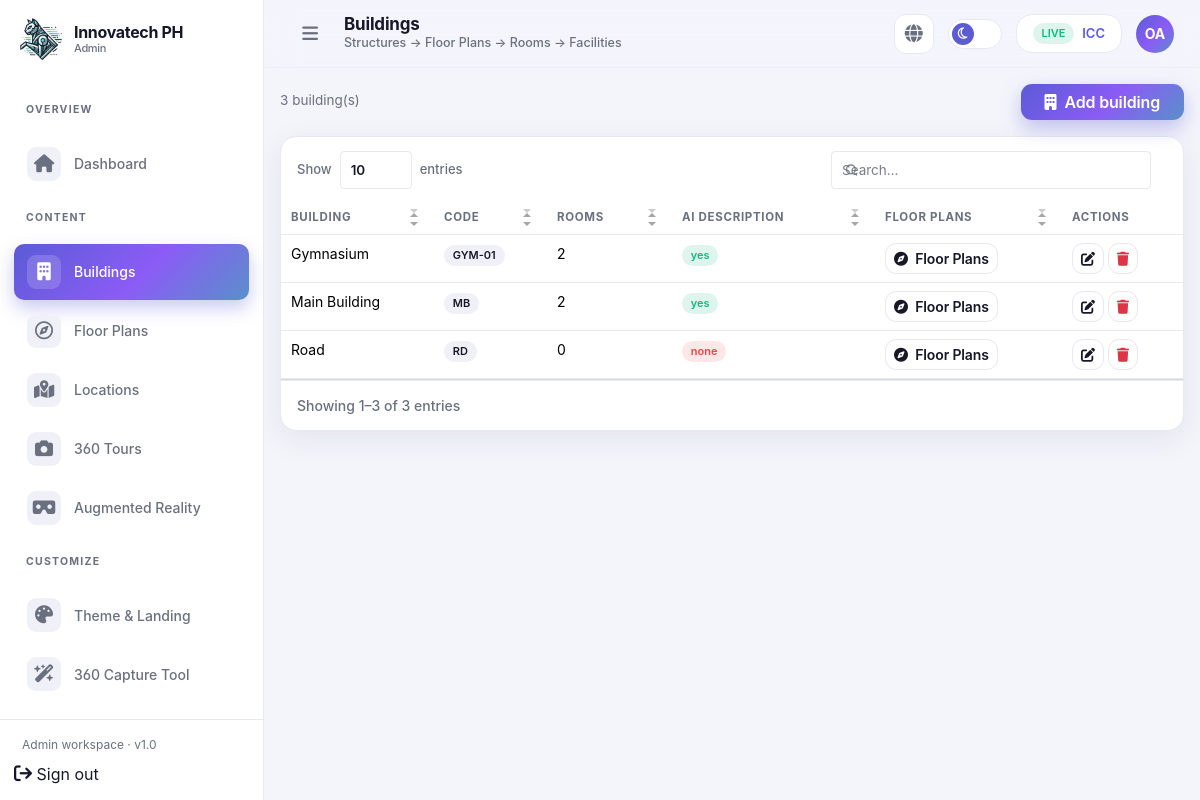
Page /admin/institution/buildings.php (signed in) on the committed database.
### tables this page shows
CREATE TABLE `platform_settings` (
  `id` tinyint UNSIGNED NOT NULL,
  `product_name` varchar(191) NOT NULL DEFAULT 'AI-Assisted AR 360° Virtual Campus Navigation',
  `company_name` varchar(191) NOT NULL DEFAULT 'Innovatech PH',
  `logo_path` varchar(255) DEFAULT NULL,
  `hero_image_path` varchar(255) DEFAULT NULL,
  `landing_html` mediumtext,
  `contact_email` varchar(191) DEFAULT NULL,
  `smtp_host` varchar(191) DEFAULT NULL,
  `smtp_port` smallint UNSIGNED DEFAULT '587',
  `smtp_username` varchar(191) DEFAULT NULL,
  `smtp_password_enc` varchar(255) DEFAULT NULL,
  `smtp_from_name` varchar(128) DEFAULT NULL,
  `smtp_from_email` varchar(191) DEFAULT NULL,
  `institution_folder_root` varchar(255) NOT NULL DEFAULT 'storage/institutions',
  `template_pack_path` varchar(255) NOT NULL DEFAULT 'storage/templates/org_pack',
  `updated_by` int UNSIGNED DEFAULT NULL,
  `updated_at` datetime NOT NULL DEFAULT CURRENT_TIMESTAMP ON UPDATE CURRENT_TIMESTAMP
);

CREATE TABLE `buildings` (
  `id` int UNSIGNED NOT NULL,
  `institution_id` int UNSIGNED NOT NULL,
  `name` varchar(191) NOT NULL,
  `code` varchar(32) DEFAULT NULL,
  `description` text,
  `ai_description` text,
  `featured_image_path` varchar(255) DEFAULT NULL,
  `sort_order` int NOT NULL DEFAULT '0',
  `created_at` datetime NOT NULL DEFAULT CURRENT_TIMESTAMP,
  `updated_at` datetime NOT NULL DEFAULT CURRENT_TIMESTAMP ON UPDATE CURRENT_TIMESTAMP,
  `deleted_at` datetime DEFAULT NULL
);

### includes/functions.php (called while the page is built, shortened)
<?php
function db(): PDO
{
    $options = [
        PDO::ATTR_ERRMODE => PDO::ERRMODE_EXCEPTION,
        PDO::ATTR_DEFAULT_FETCH_MODE => PDO::FETCH_ASSOC,
        PDO::ATTR_EMULATE_PREPARES => false,
    ];
    $pdo = new PDO(
        'mysql:host=' . DB_HOST . ';port=' . DB_PORT . ';dbname=' . DB_NAME . ';charset=utf8mb4',
        DB_USER,
        DB_PASS,
        $options
    );
    return $pdo;
}
final class DbCrud
{
    public PDO $pdo;
    public function __construct(?PDO $pdo = null)
    {
        $this->pdo = $pdo ?? db();
    }
    private static function ident(string $name): string
    {
        return "`{$name}`";
    }
    private static function paramPrefix(): string
    {
        static $n = 0;
        return 'p' . (++$n) . '_';
    }
    private static function buildWhere(array $conditions): array
    {
        $sql = [];
        $params = [];
        foreach ($conditions as $key => $cond) {
            $col = self::ident($key);
            $p = self::paramPrefix() . $key;
            $sql[] = "{$col} = :{$p}";
            $params[$p] = $cond;
        }
        return [implode(' AND ', $sql), $params];
    }
    public function select(string $table, string $columns = '*', array $conditions = [], string $options = ''): array
    {
        $columns = trim($columns);
        if ($columns === '*') {
            $sel = '*';
            $params = [];
        }
        $sql = 'SELECT ' . $sel . ' FROM ' . self::ident($table);
        if ($conditions !== []) {
            [$where, $whereParams] = self::buildWhere($conditions);
            $sql .= ' WHERE ' . $where;
            $params += $whereParams;
        }
        if (trim($options) !== '') {
            $sql .= ' ' . trim($options);
        }
        $stmt = $this->pdo->prepare($sql);
        $stmt->execute($params);
        return $stmt->fetchAll(PDO::FETCH_ASSOC);
    }
    public function get(string $table, int|array $idOrConditions): ?array
    {
        $conditions = is_numeric($idOrConditions) ? ['id' => (int) $idOrConditions] : $idOrConditions;
        $rows = $this->select($table, '*', $conditions, 'LIMIT 1');
        return $rows[0] ?? null;
    }
    public function raw(string $sql, array $params = []): PDOStatement
    {
        $stmt = $this->pdo->prepare($sql);
        $stmt->execute($params);
        return $stmt;
    }
}
function crud(): DbCrud
{
    static $instance = null;
    return $instance ??= new DbCrud();
}
function h($value): string
{
    return htmlspecialchars((string) $value, ENT_QUOTES, 'UTF-8');
}
function url(string $path = '', bool $absolute = false): string
{
    $path = ltrim($path, '/');
    $parts = explode('?', $path, 2);
    $base = $parts[0];
    if ($base !== '' && !str_ends_with($base, '/') && !str_contains(basename($base), '.')) {
        if (is_file(ROOT_PATH . '/' . $base . '.php')) {
            $parts[0] = $base . '.php';
            $path = implode('?', $parts);
        }
    }
    return BASE_URL . '/' . $path;
}
function org_url(string $slug, string $sub = ''): string
{
    $cleanSlug = trim($slug, '/\\');
    $cleanSub = trim($sub, '/\\');
    if ($cleanSub === '') {
        return url('organizations/index.php?org=' . urlencode($cleanSlug));
    }
    $path = 'organizations/' . $cleanSlug . '/' . $cleanSub;
    return url($path);
}

### includes/auth.php (called while the page is built, shortened)
<?php
require_once __DIR__ . '/functions.php';
function current_user(): ?array
{
    return $_SESSION['user'] ?? null;
}
function current_role(): ?string
{
    return $_SESSION['user']['role_slug'] ?? null;
}
function current_institution(): ?array
{
    return $_SESSION['user']['institution'] ?? null;
}
function resolve_active_institution(): ?array
{
    $u = current_user();
    $role = $u['role_slug'] ?? '';
    if (!in_array($role, ['owner', 'system_admin', 'system_staff'], true)) {
        return $u['institution'] ?? null;
    }
    return $u['institution'] ?? null;
}

### admin/institution/buildings.php (the view, shortened to what this page needs)
<?php
require_once __DIR__ . '/../../includes/auth.php';
$pageTitle = 'Buildings';
$pageSub = 'Structures → Floor Plans → Rooms → Facilities';
$active = 'Buildings';
$bodyClass = 'page-buildings';
require_once __DIR__ . '/../layout/header.php';
$inst = resolve_active_institution();
$iid = (int) $inst['id'];
$buildings = crud()->raw(
    'SELECT b.*, (SELECT COUNT(*) FROM rooms r WHERE r.building_id=b.id) AS room_count FROM buildings b WHERE b.institution_id=:iid AND b.deleted_at IS NULL ORDER BY b.sort_order, b.name',
    [':iid' => $iid]
)->fetchAll();
?>
<div class="d-flex align-items-center justify-content-between mb-3">
  <p class="mb-1 ia-meta-lg"><?= count($buildings) ?> building(s)</p>
  <button class="btn btn-grad px-4" data-bs-toggle="modal" data-bs-target="#bdg-modal" data-mode="create"><i class="fas fa-building me-2"></i>Add building</button>
</div>
<div class="ia-card">
  <div class="table-responsive">
    <table class="table table-ia">
      <thead><tr><th>Building</th><th>Code</th><th>Rooms</th><th>AI description</th><th>Floor Plans</th><th class="text-end">Actions</th></tr></thead>
      <tbody>
        <?php foreach ($buildings as $b): ?>
          <tr>
            <td class="fw-bold"><?= h($b['name']) ?></td>
            <td><span class="badge badge-surface"><?= h($b['code'] ?: '—') ?></span></td>
            <td class="text-ia-muted"><?= (int) $b['room_count'] ?></td>
            <td><?= $b['ai_description'] ? '<span class="badge badge-live">yes</span>' : '<span class="badge badge-off">none</span>' ?></td>
            <td><a class="btn btn-sm btn-outline-ia" href="floor-plans?building=<?= (int)$b['id'] ?>" title="View floor plans for this building"><i class="fas fa-compass me-1"></i> Floor Plans</a></td>
            <td class="text-end">
              <div class="d-inline-flex gap-1">
                <button class="btn btn-sm btn-outline-ia" data-bs-toggle="modal" data-bs-target="#bdg-modal"
                  data-mode="edit" data-id="<?= (int) $b['id'] ?>" data-name="<?= h($b['name'], ENT_QUOTES) ?>" data-code="<?= h($b['code'], ENT_QUOTES) ?>" data-desc="<?= h($b['description'], ENT_QUOTES) ?>" data-featured="<?= h($b['featured_image_path'] ?? '', ENT_QUOTES) ?>"><i class="fas fa-edit"></i></button>
                <form method="post" class="d-inline" data-delete-form data-confirm="Archive '<?= h($b['name']) ?>'?">
                  <button class="btn btn-sm btn-outline-ia text-danger"><i class="fas fa-trash"></i></button>
                </form>
              </div>
            </td>
          </tr>
        <?php endforeach; ?>
      </tbody>
    </table>
  </div>
</div>
<?php require __DIR__ . '/../layout/footer.php'; ?>

### admin/layout/header.php (shortened to what this page needs)
<?php
require_once __DIR__ . '/../../includes/auth.php';
require_once __DIR__ . '/nav.php';
$u = current_user();
$role = current_role() ?? 'user';
$inst = current_institution();
$active = $active ?? '';
$roleHome = match ($role) {
  'owner' => 'admin/owner/dashboard',
  'system_admin', 'system_staff' => 'admin/system/dashboard',
  'admin' => 'admin/institution/dashboard',
  'staff' => 'admin/staff/dashboard',
  default => 'admin/index',
};
$roleLabel = ucwords(str_replace('_', ' ', (string) $role));
$platform_settings = crud()->get('platform_settings', 1) ?? [];
$brandLogoUrl = !empty($platform_settings['logo_path']) ? url($platform_settings['logo_path']) : url('assets/logo2.webp');
?>
<!DOCTYPE html>
<html lang="en" data-bs-theme="dark">
<head>
  <link href="<?= url('assets/css/inter-font.css') ?>" rel="stylesheet">
  <link href="<?= url('assets/css/bootstrap.min.css') ?>" rel="stylesheet">
  <link href="<?= url('assets/css/simple-datatables.min.css') ?>" rel="stylesheet">
  <link rel="stylesheet" href="<?= url('assets/css/font-awesome.min.css') ?>">
  <link rel="stylesheet" href="<?= url('admin/assets/css/dashboard.css') ?>">
</head>
<body class="<?= h(trim((string) ($bodyClass ?? ''))) ?>">
  <div class="ia-shell" id="ia-shell">
    <aside class="ia-sidebar">
      <div class="brand">
        <a class="brand-logo" href="<?= url($roleHome) ?>">
          <img src="<?= h($brandLogoUrl) ?>" alt="Innovatech PH">
        </a>
        <div class="brand-name"><?= h(APP_NAME) ?><small><?= h($roleLabel) ?></small></div>
      </div>
      <nav class="nav-scroll">
        <?php foreach (role_nav($role) as $group):
          if (isset($group[0]) && is_array($group[0]) && array_is_list($group)): ?>
            <?php $label = $group[0];
            $links = array_slice($group, 1); ?>
            <p class="ia-nav-label"><?= h($label) ?></p>
            <ul class="ia-nav">
              <?php foreach ($links as [$text, $href, $icon]): ?>
                <li>
                  <a class="nav-link <?= $active === $text ? 'active' : '' ?>" href="<?= url($href) ?>">
                    <span class="ia-icon"><?= ia_icon($icon) ?></span>
                    <span><?= h($text) ?></span>
                  </a>
                </li>
              <?php endforeach; ?>
            </ul>
          <?php elseif (isset($group['title'])): ?>
            <p class="ia-nav-label"><?= h($group['title']) ?></p>
            <ul class="ia-nav">
              <?php foreach ($group['items'] as [$text, $href, $icon]): ?>
                <li>
                  <a class="nav-link <?= $active === $text ? 'active' : '' ?>" href="<?= url($href) ?>">
                    <span class="ia-icon"><?= ia_icon($icon) ?></span>
                    <span><?= h($text) ?></span>
                  </a>
                </li>
              <?php endforeach; ?>
            </ul>
          <?php endif; endforeach; ?>
      </nav>
      <div class="side-foot">
        <div class="foot-text">
          <?= h($roleLabel) ?> workspace · v1.0
        </div>
        <a class="nav-link" href="<?= url('admin/logout') ?>">
          <span class="ia-icon"><?= ia_icon('logout') ?></span>
          <span>Sign out</span>
        </a>
      </div>
    </aside>
    <header class="ia-topbar">
      <button type="button" class="ia-btn-ghost d-none d-lg-grid" id="sidebar-collapse" aria-label="Collapse sidebar">
        <?= ia_icon('menu') ?>
      </button>
      <div class="flex-grow-1">
        <h1 class="page-title"><?= h($pageTitle ?? 'Dashboard') ?></h1>
        <?php if (!empty($pageSub)): ?>
          <p class="page-sub mb-0 d-none d-sm-block"><?= h($pageSub) ?></p><?php endif; ?>
      </div>
      <a class="ia-btn-ghost" href="<?= url('/') ?>" target="_blank" title="View public landing"
        aria-label="View landing">
        <?= ia_icon('globe') ?>
      </a>
      <button type="button" class="theme-switch" data-theme-toggle aria-label="Toggle theme"
        title="Toggle dark / light">
        <span class="knob"><?= ia_icon('moon', 13) ?></span>
      </button>
      <?php if ($inst): ?>
        <a class="d-none d-md-flex align-items-center gap-2 px-3 py-2 rounded-4 surface-line"
          href="<?= h(org_url($inst['slug'])) ?>" target="_blank" title="<?= h($inst['name']) ?>">
          <span class="badge badge-live">LIVE</span>
          <span class="fs-13 fw-semibold"><?= h($inst['short_name'] ?: $inst['name']) ?></span>
        </a>
      <?php endif; ?>
      <div class="dropdown">
        <button class="btn p-0 border-0" data-bs-toggle="dropdown" aria-expanded="false">
          <span
            class="ia-avatar"><?= h(mb_substr(trim(($u['first_name'][0] ?? '') . ($u['last_name'][0] ?? '')), 0, 2)) ?></span>
        </button>
      </div>
    </header>
    <main class="ia-main">

### rows in the picture
platform_settings: logo_path (picture)
buildings: name "Gymnasium", code "GYM-01", room_count "2", shows "yes"
buildings: name "Main Building", code "MB", room_count "2", shows "yes"
buildings: name "Road", code "RD", room_count "0", shows "none"

### other values in the picture
APP_NAME "Innovatech PH"
$roleLabel "Admin"
$group['title'] "OVERVIEW"
$text "Dashboard"
$group['title'] "CONTENT"
$text "Buildings"
$text "Floor Plans"
$text "Locations"
$text "360 Tours"
$text "Augmented Reality"
$group['title'] "CUSTOMIZE"
$text "Theme & Landing"
$text "360 Capture Tool"
$pageTitle "Buildings"
$pageSub "Structures → Floor Plans → Rooms → Facilities"
